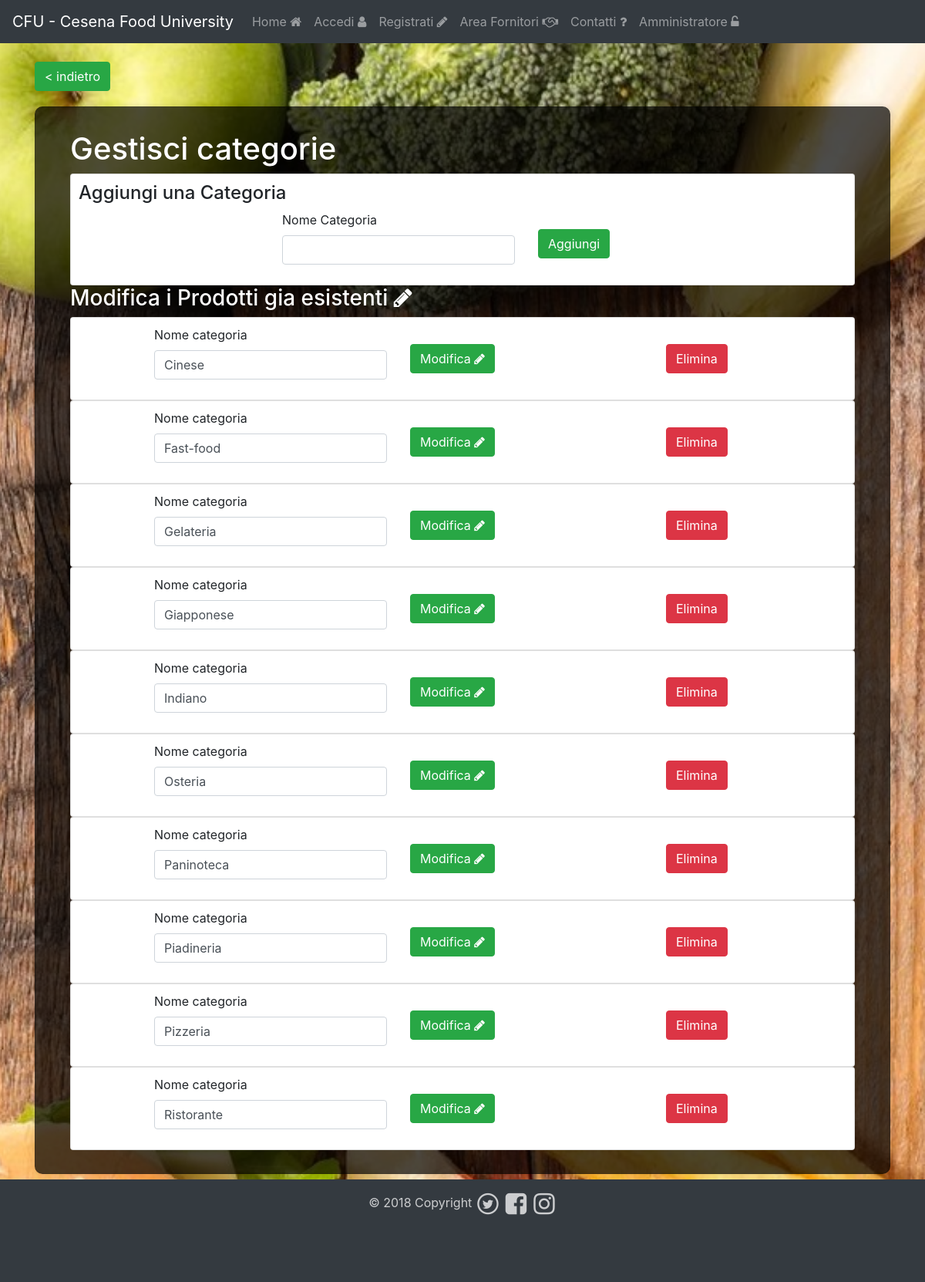
Screenshot of /codice/php/categorie.php with the database file from the repository.
### tables this page shows
CREATE TABLE `categoria_ristoranti` (
  `nome_categoria` varchar(20) NOT NULL
);

### codice/php/categorie.php (the view, shortened to what this page needs)
<!DOCTYPE html>
<html lang="it" dir="ltr">
  <head>
    <link rel="stylesheet" href="https://cdnjs.cloudflare.com/ajax/libs/font-awesome/4.7.0/css/font-awesome.min.css">
    <link rel="stylesheet" href="./../css/bootstrap.min.css">
    <link href="./../css/full.css" rel="stylesheet">
    <link href="./../css/menubar.css" rel="stylesheet">
    <link href="./../css/navigation.css" rel="stylesheet">
    <link href="./../css/footer.css" rel="stylesheet">
  </head>
  <body>
    <?php include 'menu.php'; ?>
    <div class="container transparent">
      <br/>
      <a href="homeadmin.php" class="btn btn-success">< indietro</a>
      <div class="card card-sm center-msg-box transparent mobile">
        <div class="container mobile">
        <h1 style="color: white;">Gestisci categorie</h1>
          <form id ="add" class =" addprod card card-sm mobile "  method="post" action = "#">
            <h4 class="list-group-item-heading">Aggiungi una Categoria</h4>
            <div class="row justify-content-center">
              <div class="form-group col-sm-4">
                <label for="nome">Nome Categoria</label>
                <input type="text" name="nome"  class="form-control" id="nome" placeholder="" pattern=".{2,}" title="Inserisci almeno 2 caratteri">
              </div>
              <div class="col-md-2">
                <button type="submit" class="btn btn-success">Aggiungi</a>
              </div>
            </div>
          </form>
          <h3 class="list-group-item-heading">Modifica i Prodotti gia esistenti <i class="fa fa-pencil"></i></h3>
          <?php
              $stmt = $conn->prepare("SELECT * FROM categoria_ristoranti");
              $stmt->execute();
              $query = $stmt->get_result();
              if($query->num_rows > 0){
                while($row = $query->fetch_assoc()){
                  ?>
                  <form id ="modify" class ="addprod  card card-sm mobile "  method="post" action = "#">
                    <div class="row justify-content-center">
                      <div class="form-group col-sm-4">
                        <label for="nome">Nome categoria</label>
                        <input type="text" name="nome"  class="form-control" id="nome" placeholder="" value="<?php echo $row['nome_categoria'] ?>">
                      </div>
                      <div class="col-md-2">
                        <br/>
                        <button type="submit" class="btn btn-success" name="btn" value = "true">Modifica <i class="fa fa-pencil"></i></button>
                      </div>
                      <div class="col-md-2">
                    </div>
                      <div class="col-md-2">
                        <br/>
                        <button type="submit" class="btn btn-danger" name="btn" value = "false">Elimina</button>
                    </div>
                  </div>
              </form>
            <?php
            }
          }
        ?>
      </div>
    </div>
  </div>
    <?php include 'footer.php'; ?>
  </body>
</html>

### codice/css/full.css (style rules this page uses)
body { background: url('./../resources/bg.jpg') no-repeat center center fixed; -webkit-background-size: cover; -moz-background-size: cover; background-size: cover; -o-background-size: cover; }
.center-msg-box { padding:30px; margin: 20px auto; border-radius: 10px; -webkit-border-radius:10px; -moz-border-radius: 10px; box-shadow: 0px 0px 10px rgba(0, 0, 0, 0.13); -moz-box-shadow: 0px 0px 10px rgba(0, 0, 0, 0.13); -webkit-box-shadow: 0px 0px 10px rgba(0, 0, 0, 0.13); background-color: rgba(0, 0, 0, 0.7); }
h3 { color:white; }

### codice/css/footer.css (style rules this page uses)
body { padding-bottom: 120px; }
.row { box-sizing:border-box; margin: 0pt }

### codice/php/categorie.php (style rules this page uses)
.addprod { padding: 10px; }
h1,h2,h3, #nop { color:white; }

### rows the page displays
categoria_ristoranti: nome "Cinese"
categoria_ristoranti: nome "Fast-food"
categoria_ristoranti: nome "Gelateria"
categoria_ristoranti: nome "Giapponese"
categoria_ristoranti: nome "Indiano"
categoria_ristoranti: nome "Osteria"
categoria_ristoranti: nome "Paninoteca"
categoria_ristoranti: nome "Piadineria"
categoria_ristoranti: nome "Pizzeria"
categoria_ristoranti: nome "Ristorante"
